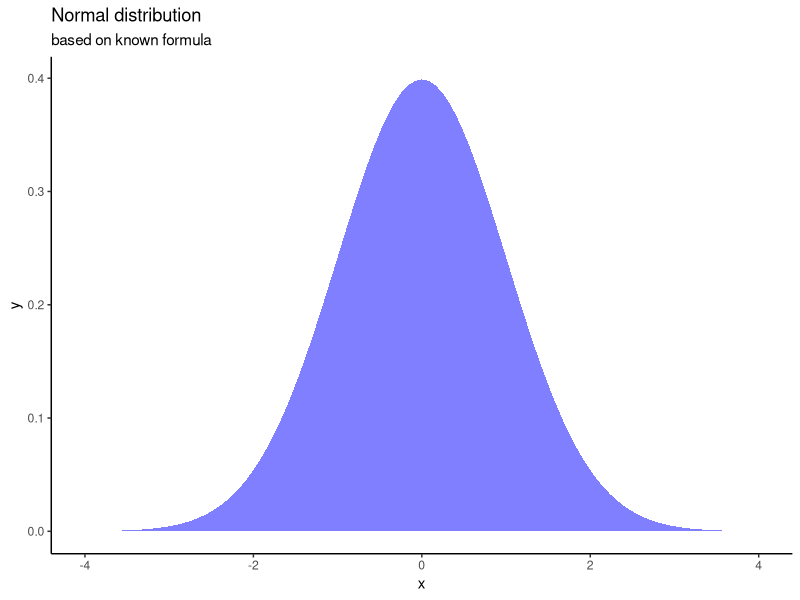
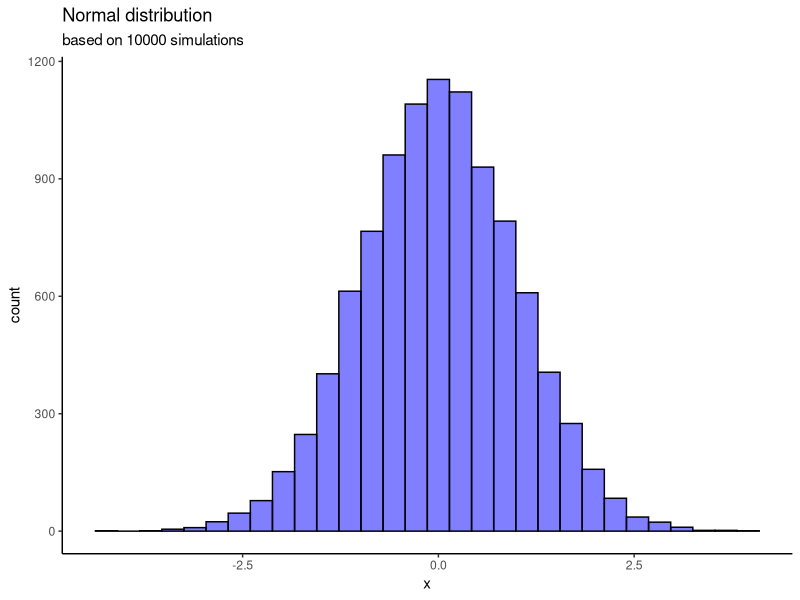
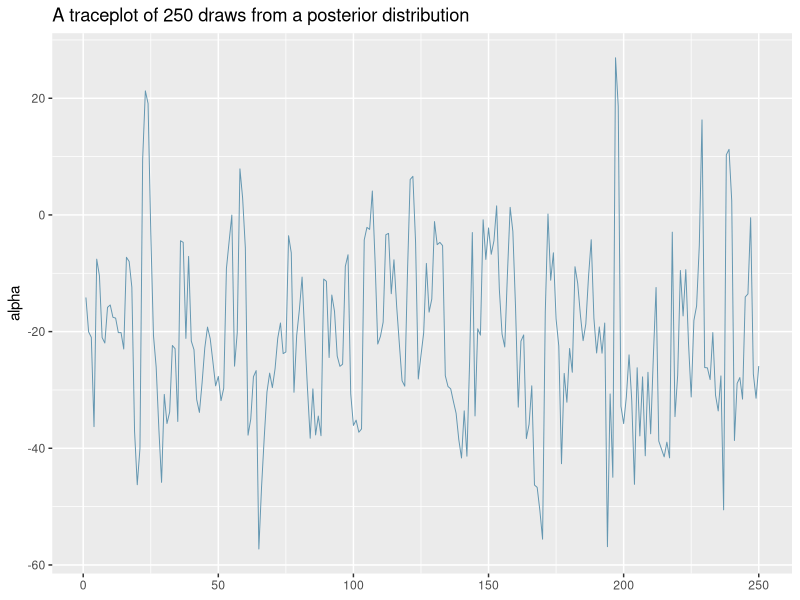
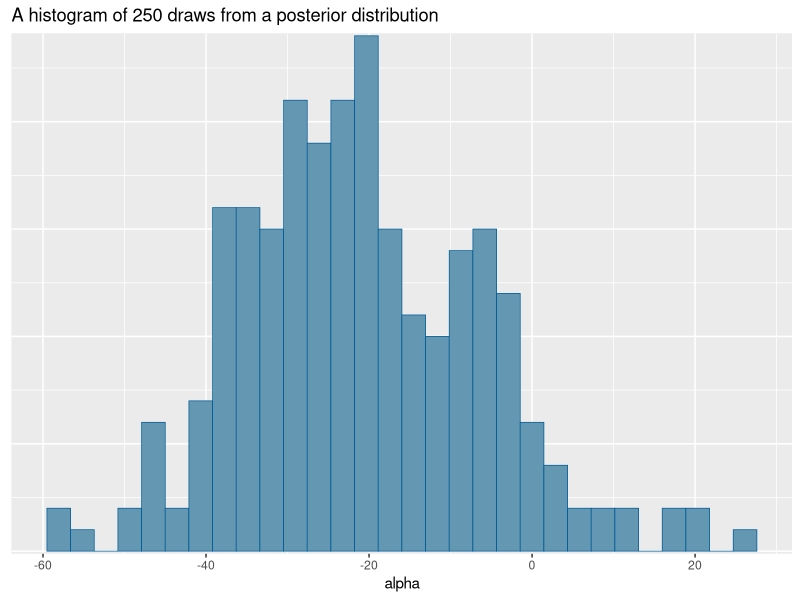
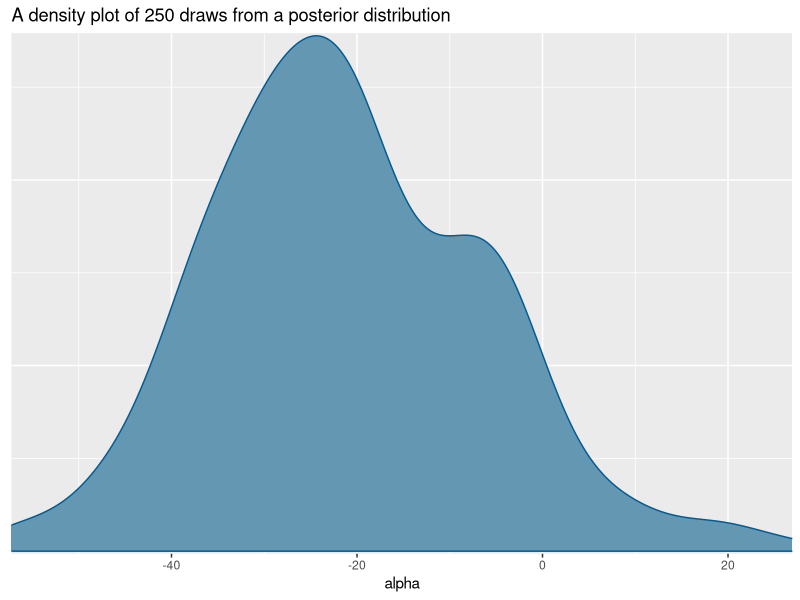
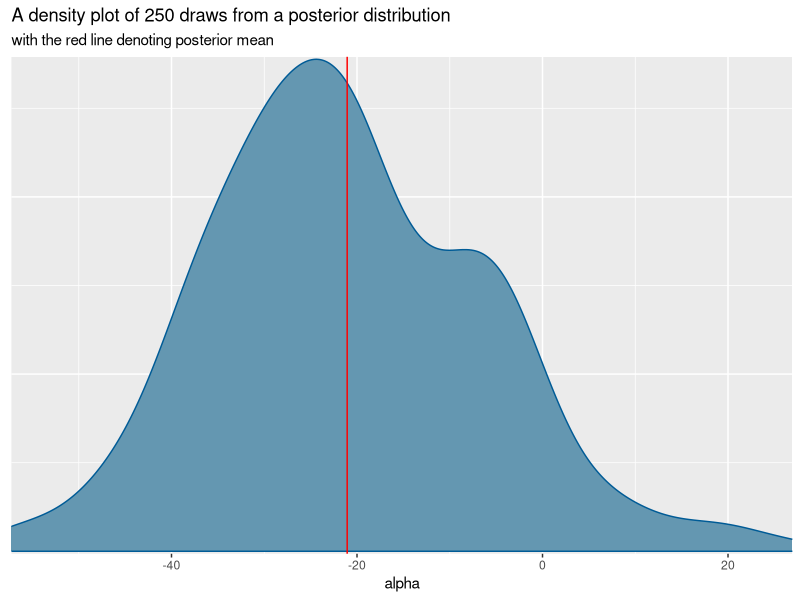
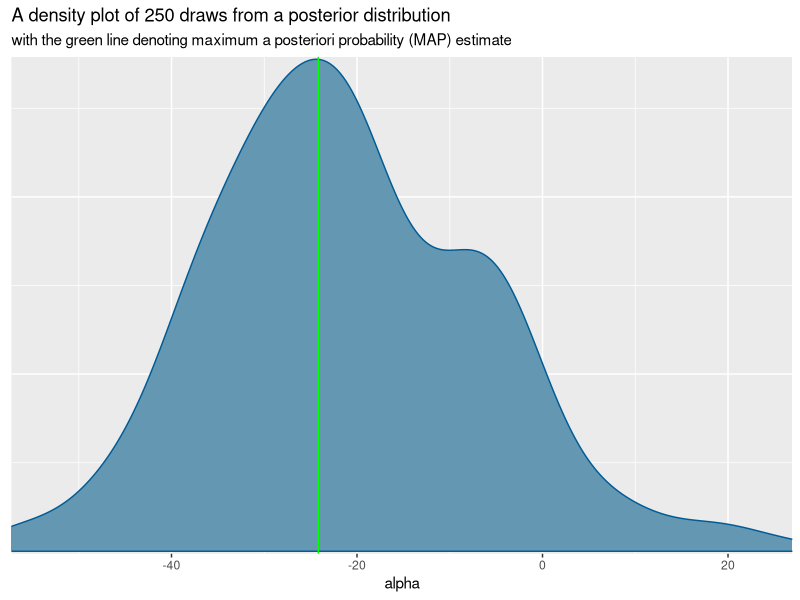
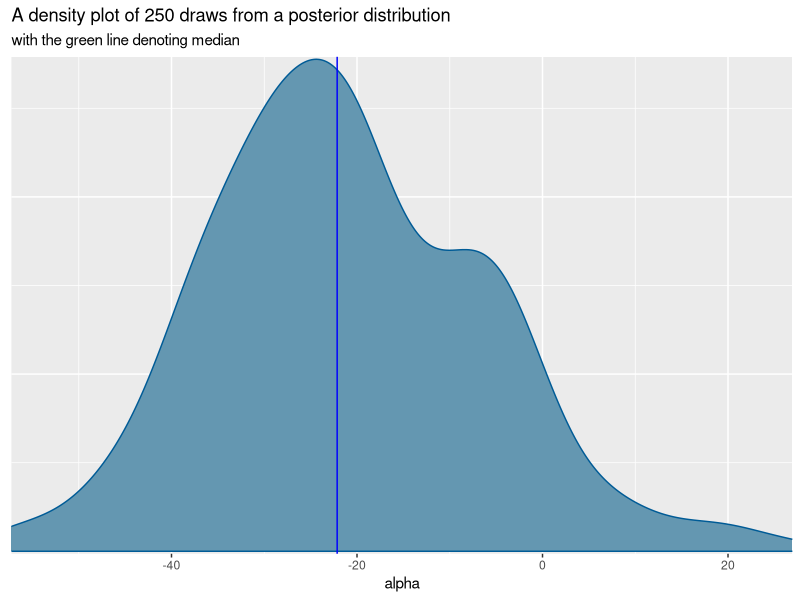

The R source for these figures, in order: (Note: this script raises an error after producing the figures.)
## ---- chunk 1
library(tidyverse)
## ---- chunk 2
tibble(x= seq(-4, 4, length.out=100)) %>% 
  ggplot(aes(x))+
  stat_function(fun = dnorm, geom="polygon", fill="blue", alpha=1/2)+
    ggtitle("Normal distribution", subtitle = "based on known formula")+
  theme_classic()
## ---- chunk 3
tibble(x= rnorm(10000, mean=0, sd=1)) %>% 
  ggplot(aes(x))+
  stat_function(fun = dnorm, geom="polygon", fill="blue", alpha=1/2)+
  geom_histogram(colour="black", fill="blue", alpha=1/2)+
    ggtitle("Normal distribution", subtitle = "based on 10000 simulations")+
  theme_classic()
## ---- chunk 4
library(bayesplot)
x <- example_mcmc_draws(1, 1)
mcmc_trace(x)+
  ggtitle("A traceplot of 250 draws from a posterior distribution")
## ---- chunk 5
mcmc_hist(x)+
  ggtitle("A histogram of 250 draws from a posterior distribution")
## ---- chunk 6
mcmc_dens(x)+
  ggtitle("A density plot of 250 draws from a posterior distribution")
## ---- chunk 7
mcmc_dens(x)+
  geom_vline(xintercept = -21.06, colour="red")+
  ggtitle("A density plot of 250 draws from a posterior distribution",
          subtitle = "with the red line denoting posterior mean")
## ---- chunk 8
mcmc_dens(x)+
  geom_vline(xintercept = -24.17, colour="green")+
  ggtitle("A density plot of 250 draws from a posterior distribution",
          subtitle = "with the green line denoting maximum a posteriori probability (MAP) estimate")
## ---- chunk 9
mcmc_dens(x)+
  geom_vline(xintercept = -22.14, colour="blue")+
  ggtitle("A density plot of 250 draws from a posterior distribution",
          subtitle = "with the green line denoting median")
## ---- chunk 10
mcmc_dens(x)+
  geom_polygon(data=tibble(Value=c(-46.58, 10.13, 10.13, -46.58), y=c(0,0,0.029,0.029)), aes(y=y), fill="yellow", alpha=1/3)+
  ggtitle("A density plot of 250 draws from a posterior distribution",
          subtitle = "with the yellow are denoting equal-tailed 95% credible interval [-46.58, 10.13]")
## ---- chunk 11
mcmc_dens(x)+
  geom_polygon(data=tibble(Value=c(-46.70, 10.31, 10.31, -46.70), y=c(0,0,0.029,0.029)), aes(y=y), fill="cyan", alpha=1/3)+
  ggtitle("A density plot of 250 draws from a posterior distribution",
          subtitle = "with the cyan area denoting 95% highest density interval [-46.70, 10.31]")
## ---- chunk 12
mcmc_dens(rbind(x, x+100))+
  geom_polygon(data=tibble(Value=c(-56.89950 , 15.1946, 15.1946, -56.89950), y=c(0,0,0.0104,0.0104)), aes(y=y), fill="cyan", alpha=1/3)+
  geom_polygon(data=tibble(Value=c(42.59036 , 115.0449, 115.0449, 42.59036), y=c(0,0,0.0104,0.0104)), aes(y=y), fill="cyan", alpha=1/3)+
  ggtitle("A density plot of 500 draws from a posterior distribution",
          subtitle = "with the cyan areas denoting 95% highest density interval [-56.90, 15.19; 42.59, 115.05]")
## ---- chunk 13
library(bayestestR)
p_direction(x) %>% 
  plot()+
  theme_classic()
## ---- chunk 14
rope(x, range=c(-10,10)) %>% 
  plot()+
  theme_classic()
